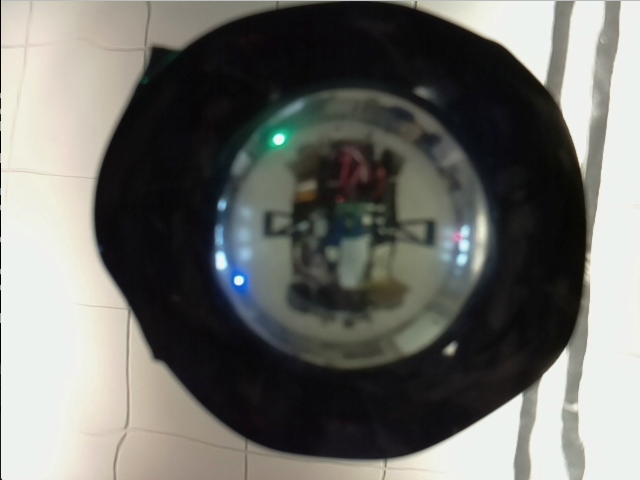
#> input picture robust_test.jpg, 1280 x 960 px (shown at 1/2 size)
$ python -i navigator.py   (imports and definitions only)   (older library calls are emulated)
#> lines starting #> are read from the running program, lines starting #| are printed output that depends on the picture; after the words box and inside, x2 and y2 are one past the last pixel; in counts of white or black regions, pixels touching at a corner belong together; long printed decimals are rounded
### nav.py
import numpy as np
import random, math, time
from scipy.optimize import minimize, check_grad, approx_fprime

MIRROR_RADIUS = 30 #mm
TN = .305 #cm TILE CONVERSION
OO = 10 #Origin Offset
BEACON_LOCS = {
        'red':  (2.0*TN+OO,   23.0*TN+OO,'red'),
        'green':(7.0*TN+OO,  -20.0*TN+OO, 'green'),
        'blue': (-6.0*TN+OO, -20.0*TN+OO, 'blue')
        }

'''
def project(beacons, disk, df):
    projections = []
    for (beacon,color) in beacons:
        bc_pt = beacon.getCenter()
        d_pt = disk.getCenter()
        x_comp = d_pt.getX() - bc_pt.getX()
        y_comp = d_pt.getY() - bc_pt.getY()
        #ang = np.arctan2(y_comp, x_comp)
        #ang -= np.pi
        #projected_beacon = gr.Circle(gr.Point(MIRROR_RADIUS*math.cos(ang)
        #    + d_pt.getX(), MIRROR_RADIUS*math.sin(ang)+d_pt.getY()), 3)

        r = np.sqrt(x_comp**2 + y_comp**2)
        projected_beacon = gr.Circle(gr.Point(-MIRROR_RADIUS*x_comp/r + d_pt.getX(),
                                              -MIRROR_RADIUS*y_comp/r + d_pt.getY()),
                                     3)

        projected_beacon.setFill(color)
        projections.append((projected_beacon, color))
    return projections
'''

def modf(x, y):
    return x - y*np.floor(x/y)

def wrap2pi(angle):
    return modf(angle + np.pi, 2*np.pi) - np.pi

def alpha(x, y, theta, bcn_x, bcn_y):
    angle = np.arctan2(bcn_y-y, bcn_x-x)-theta
    return wrap2pi(angle)

def angle_diff(a, b):
    return wrap2pi(a-b)

def guess_position_from(angles, init_guess=None):
    '''
    The most important function in this script - generates a guess for the
    position based on the beacon locations and the angles to the beacon
    '''
    # x[0] is x, x[1] is y, x[2] = theta
    error_fun = lambda x : np.sum([angle_diff(angles[color],alpha(x[0],x[1],x[2],\
            BEACON_LOCS[color][0], BEACON_LOCS[color][1]))**2 \
            for color in angles])
    grad = lambda x : np.array(jacobian(x[0],x[1],x[2],angles))
    if init_guess is None:
        guess = [10.0,10.0,wrap2pi(np.pi/2-angles['red'])]
    else:
        guess = init_guess
    bnds = ((0,20), (0,20), (-2*3.14159, 2*3.14159))
    result = minimize(error_fun, guess, jac=grad, method='TNC', bounds=bnds)
    # [5 lines of commented-out code are left out]
    result.x[2] = wrap2pi(result.x[2])
    return result.x

def dx(x,y,t,bx,by):
    #the derivative of atan2(x,y) with respect to x
    X = float(bx-x)
    Y = float(by-y)
    return (1*Y)/(X**2 + Y**2)

def dy(x,y,t,bx,by):
    X = float(bx-x)
    Y = float(by-y)
    var = ((-X)/(X**2 + Y**2))
    return var

def dt(x,y,t,bx,by):
    return -1

def d_sse(a,x,y,t,bx,by, d):
    var =  -2*(a-alpha(x,y,t,bx,by))*d(x,y,t,bx,by)
    return var

def jacobian(x,y,t,angles):
    b = BEACON_LOCS
    J = [sum([d_sse(angles[i],x,y,t,b[i][0],b[i][1],dx) for i in angles]),
        sum([d_sse(angles[i],x,y,t,b[i][0],b[i][1],dy) for i in angles]),
        sum([d_sse(angles[i],x,y,t,b[i][0],b[i][1],dt) for i in angles])]
    return J
""""
def main():
    sim_window = gr.GraphWin('Simulation', 800,800)
    disk_x = random.randint(100,300)
    disk_y = random.randint(100,300)
    while True:


        disk_t = random.uniform(0,2*3.14159)

        disk = gr.Circle(gr.Point(disk_x, disk_y), MIRROR_RADIUS)

        disk_front = gr.Point(MIRROR_RADIUS*math.cos(disk_t)+disk_x,
                              MIRROR_RADIUS*math.sin(disk_t)+disk_y)

        print("True Center at ({}, {})".format(disk_x, disk_y))
        print("True bearing is {}".format(np.degrees(disk_t)))

        disk.setFill("gray")
        disk.draw(sim_window)
        nose = gr.Circle(disk_front, 5)
        nose.draw(sim_window)
        beacons = []
        for beacon_spec in BEACON_LOCS.values():
            beacon = gr.Circle(gr.Point(beacon_spec[0], beacon_spec[1]),7)
            beacon.setFill(beacon_spec[2])
            beacon.draw(sim_window)
            beacons.append((beacon, beacon_spec[2]))
        projections = project(beacons, disk, disk_front)
        for p,c in projections:
            p.draw(sim_window)

        angles = {}

        angle_sigma=np.radians(5)

        for color,ptcolor in BEACON_LOCS.iteritems():
              angles[color] = alpha(disk_x, disk_y, 0,
                                    ptcolor[0], ptcolor[1]) + np.random.normal(scale=angle_sigma)

        init_guess = np.array([disk_x, disk_y, disk_t])
        print([(color, np.degrees(angles[color])) for color in angles])

        #init_guess += np.random.normal(size=3) * np.array([5,5,np.radians(5)])

        print 'init_guess is', init_guess

        #for dot_color in angles:
        #    print("Angle to {} is {} degrees".format(dot_color,
        #        np.degrees(angles[dot_color])))

        pos_guess = guess_position_from(angles, init_guess)
        print("I guess my position to be ({}, {}) with orientation {}".format(
            pos_guess[0], pos_guess[1], np.degrees(pos_guess[2])))


        print "Pos error is {}".format(pos_guess - [disk_x, disk_y, disk_t])

        new_point = sim_window.getMouse()
        nose.undraw()
        for p,c in projections:
            p.undraw()
        disk.undraw()
        disk_x = new_point.getX()
        disk_y = new_point.getY()
    sim_window.getMouse()
    sim_window.close()
"""

### navigator.py
import cv2
import numpy as np
import nav

GAMMA_CORR = 5 #this will change with lighting conditions
GAUSS_BLUR_RAD = 15
CIRCLE_CENTER = (327,190)
#CIRCLE_CENTER = (309, 192)
CIRC_RADIUS = 142
SHOW = True
def find_beacon(img):
    img = cv2.GaussianBlur(img, (GAUSS_BLUR_RAD, GAUSS_BLUR_RAD), 0)
    (minVal, maxVal, min_loc, max_loc) = cv2.minMaxLoc(img)
    image = img.copy()
    cv2.circle(image, max_loc, GAUSS_BLUR_RAD, (255, 0, 0), 2)
    return max_loc

def gamma_correction(img, correction):
    """
    http://py-fu.blogspot.com/2014/04/
    simple-gamma-correction-with-opencv.html
    """
    img = img/255.0
    img = cv2.pow(img, correction)
    return np.uint8(img*255)

def find_circs(imag):
    return CIRCLE_CENTER, CIRC_RADIUS

def find_angles_for(dots, center):
    dot_centers = {}
    angle_to = {}
    for dot in dots:
        dot_centers[dot] = find_beacon(dots[dot])
    for dot_center in dot_centers:
        beacon = dot_centers[dot_center]
        angle_to[dot_center] = (np.arctan2(-(beacon[0]-center[0]),
                                        (beacon[1]-center[1])))
    #print(angle_to)
    return(angle_to, dot_centers)

def operate_on(image, dome_center, dome_radius, gamma=GAMMA_CORR):
    #dome_center = tuple(int(x) for x in find_circs(image)[0])
    #print(dome_center)
    dome_center = CIRCLE_CENTER
    dome_radius = int(dome_radius - 10)

    working_copy = image.copy()
    display = image.copy()
    blank = np.zeros(image.shape, dtype=np.uint8)
    cv2.circle(blank, dome_center, int(dome_radius), (1,1,1), -1)
    cv2.circle(blank, dome_center, int(dome_radius-50), (0,0,0), -1)
    working_copy = cv2.multiply(blank, working_copy)
    gci = gamma_correction(working_copy, gamma)
    b,g,r = cv2.split(gci)
    bb = cv2.GaussianBlur(b, (15,15), 0)
    rb = cv2.GaussianBlur(r, (15,15), 0)
    gb = cv2.GaussianBlur(g, (15,15), 0)

    #Subtract other colors to penalize white
    b = cv2.subtract(b, rb)
    b = cv2.subtract(b, gb)
    r = cv2.subtract(r, bb)
    r = cv2.subtract(r, gb)
    g = cv2.subtract(g, rb)
    g = cv2.subtract(g, bb)

    #Apply morphological closing to image to close holes
    kernel = cv2.getStructuringElement(cv2.MORPH_ELLIPSE,(30,30))
    b = cv2.morphologyEx(b, cv2.MORPH_CLOSE, kernel)
    r = cv2.morphologyEx(r, cv2.MORPH_CLOSE, kernel)
    g = cv2.morphologyEx(g, cv2.MORPH_CLOSE, kernel)


    if SHOW:
        cv2.imshow("blue", b)
        cv2.imshow("red", r)
        cv2.imshow("green", g)
    dot_dict = {}
    dot_dict['blue'] = b
    dot_dict['red'] = r
    dot_dict['green'] = g
    angle_to, dots = find_angles_for(dot_dict, dome_center)
    #angle_to['blue'] = np.radians(-106.699)
    #angle_to['red'] = np.radians(85.03)
    #angle_to['green'] = np.radians(-71.71)
    color_dict = {
            'blue':(255,0,0),
            'green':(0,255,0),
            'red':(0,0,255)}
    for pt in dots:
        cv2.circle(display, dots[pt], 10, color_dict[pt], 2)
    if SHOW:
        cv2.circle(display, dome_center, 10, (255, 255, 255), 2)
        cv2.circle(display, dome_center, dome_radius, (0,0,0), 2)
        cv2.circle(display, dome_center, dome_radius-70, (0,0,0), 2)
        cv2.imshow("display", display)
    loc = nav.guess_position_from(angle_to)
    print("{} {} {}".format(-10+loc[0], -10+loc[1], -1*np.degrees(loc[2])))
    print([[color, np.degrees(angle_to[color]+loc[2])] for color in angle_to.keys()])
    #print(angle_to)
    #while cv2.waitKey(5) < 0: pass
    return gci, -1*np.array([10-loc[0], 10-loc[1], loc[2]])

def main():
    imag = cv2.imread('robust_test.jpg')
#> imag is the input picture: shape (960, 1280, 3); mean B, G, R 106.4, 111, 110.6
    blank = np.zeros(imag.shape, dtype=np.uint8)
    dome_center, radius = find_circs(imag)
#> dome_center = (327, 190); radius = 142
    cv2.circle(blank, dome_center, int(radius-40), (1, 1, 1), -1)
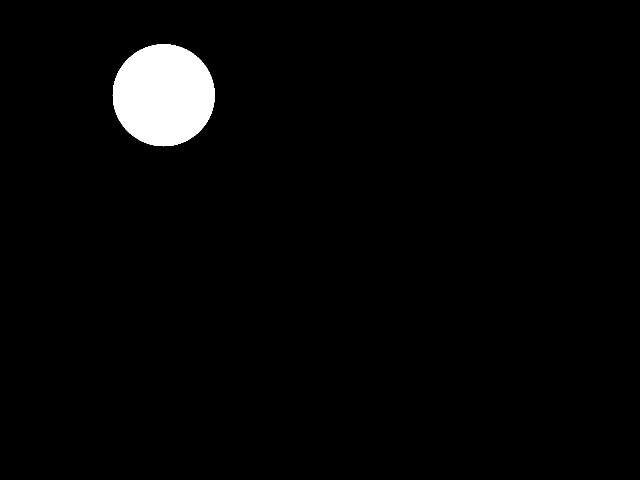
#> blank: shape (960, 1280, 3) (shown at 1/2 size); values 0 (black) and 1 (white), 2.7% white; 1 white region, box (x1, y1, x2, y2) and area: (225, 88, 430, 293) 32681
    imag = cv2.multiply(blank, imag)
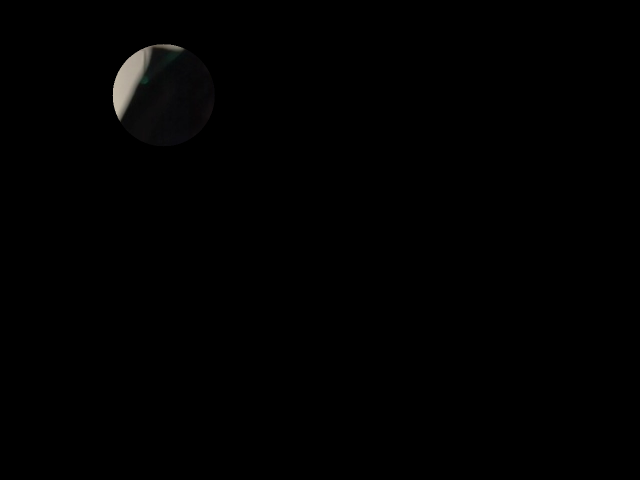
#> imag: shape (960, 1280, 3) (shown at 1/2 size); mean of channels 0, 1, 2 0.9, 1, 1; drawn as B, G, R
    gci = gamma_correction(imag, GAMMA_CORR)
    #cv2.imshow("gamma", gci)
    #cv2.waitKey()
    b,g,r = cv2.split(gci)
    #cv2.imshow("blue", b)
    #cv2.waitKey()
    dot_dict = {}
    dot_dict['blue'] = b
    dot_dict['red'] = r
    dot_dict['green'] = g
    #find_angles_for(dot_dict, dome_center)

    operate_on(imag, dome_center, radius, GAMMA_CORR)
#> in operate_on, `dome_radius = int(dome_radius - 10)`: dome_radius = 132
#> in operate_on, `cv2.circle(blank, dome_center, int(dome_radius), (1,1,1), -1)`:
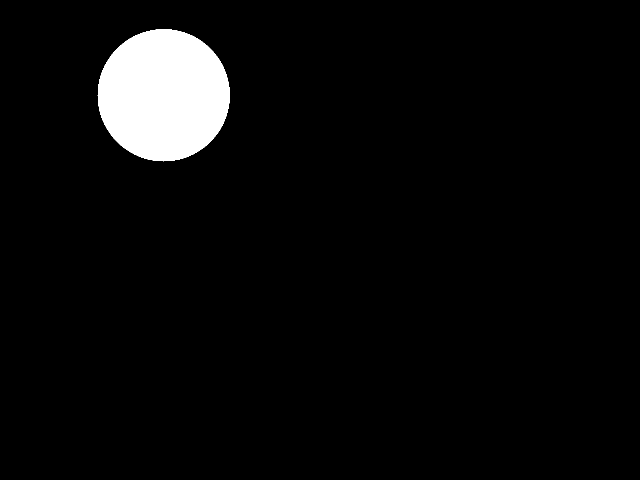
#> blank: shape (960, 1280, 3) (shown at 1/2 size); values 0 (black) and 1 (white), 4.5% white; 1 white region, box (x1, y1, x2, y2) and area: (195, 58, 460, 323) 54693
#> in operate_on, `cv2.circle(blank, dome_center, int(dome_radius-50), (0,0,0), -1)`:
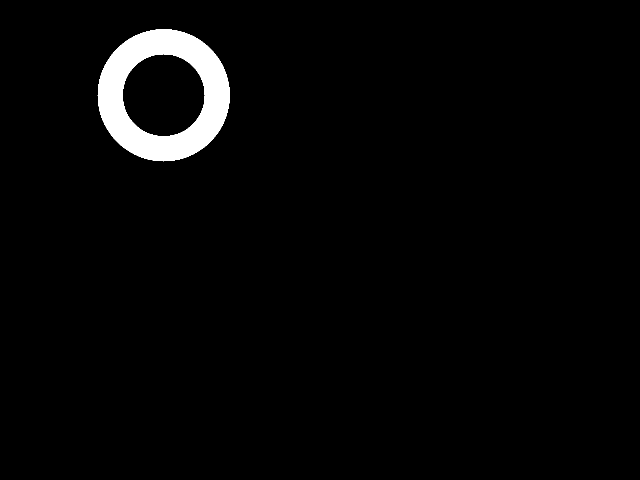
#> blank: shape (960, 1280, 3) (shown at 1/2 size); values 0 (black) and 1 (white), 2.7% white; 1 white region, box (x1, y1, x2, y2) and area: (195, 58, 460, 323) 33592
#> in operate_on, `b = cv2.subtract(b, gb)`: b: shape (960, 1280); every value is 0
#> the loop in find_angles_for, `for dot in dots:` made 3 passes
#> (dot, maxVal in find_beacon, max_loc in find_beacon) on passes 1 to 3: ('blue', 0, (0, 0)), ('red', 17, (235, 163)), ('green', 1, (294, 94))
#> pass 3, in find_beacon (call 3), `img = cv2.GaussianBlur(img, (GAUSS_BLUR_RAD, GAUSS_BLUR_RAD), 0)`:
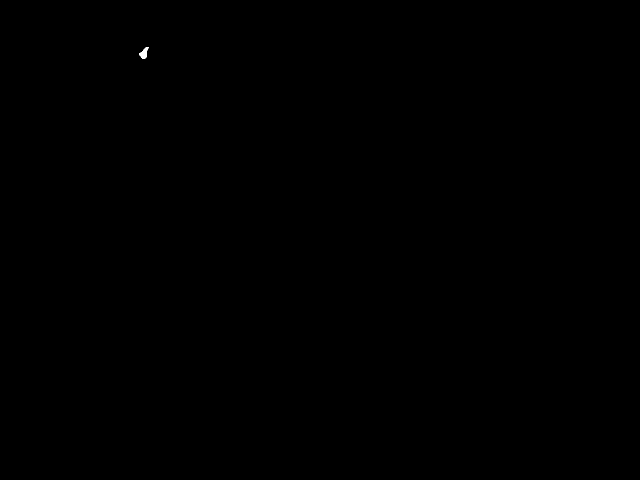
#> img: shape (960, 1280) (shown at 1/2 size); values 0 (black) and 1 (white), 0.02% white; 1 white region, box (x1, y1, x2, y2) and area: (278, 94, 298, 118) 247
#> after the loop in find_angles_for, `for dot in dots:`: dot_centers = {'blue': (0, 0), 'red': (235, 163), 'green': (294, 94)}
#> the loop in find_angles_for, `for dot_center in dot_centers:` made 3 passes
#> after the loop in find_angles_for, `for dot_center in dot_centers:`: angle_to = {'blue': 2.1, 'red': 1.86, 'green': 2.81}
#> in operate_on, `angle_to, dots = find_angles_for(dot_dict, dome_center)`: dots has the same summary as dot_centers in find_angles_for
#> the loop in operate_on, `for pt in dots:` made 3 passes
#> pt on passes 1 to 3: 'blue', 'red', 'green'
#> in operate_on, `cv2.circle(display, dome_center, 10, (255, 255, 255), 2)`: display: shape (960, 1280, 3); mean of channels 0, 1, 2 0.9, 1, 1.1
#> in operate_on, `cv2.circle(display, dome_center, dome_radius-70, (0,0,0), 2)`: display: shape (960, 1280, 3); mean of channels 0, 1, 2 0.9, 1, 1
#> in guess_position_from, `guess = [10.0,10.0,wrap2pi(np.pi/2-angles['red'])]`: guess = [10, 10, -0.285]
#> in guess_position_from, `result = minimize(error_fun, guess, jac=grad, method='TNC', bounds=bnds)`: result = {'x': [10.03, 9.75, -5.15], 'fun': 4.86, 'jac': [2.74, 0.0891, 23.57], 'nfev': 79, 'nit': 2, 'status': 4, 'message': 'Linear search failed', 'success': False}
#> in operate_on, `loc = nav.guess_position_from(angle_to)`: loc = [10.03, 9.75, 1.14]
#| 0.03489 -0.246 -65.054
#| [['blue', 185.212], ['red', 171.409], ['green', 226.083]]

#main()

>>> result = main()
